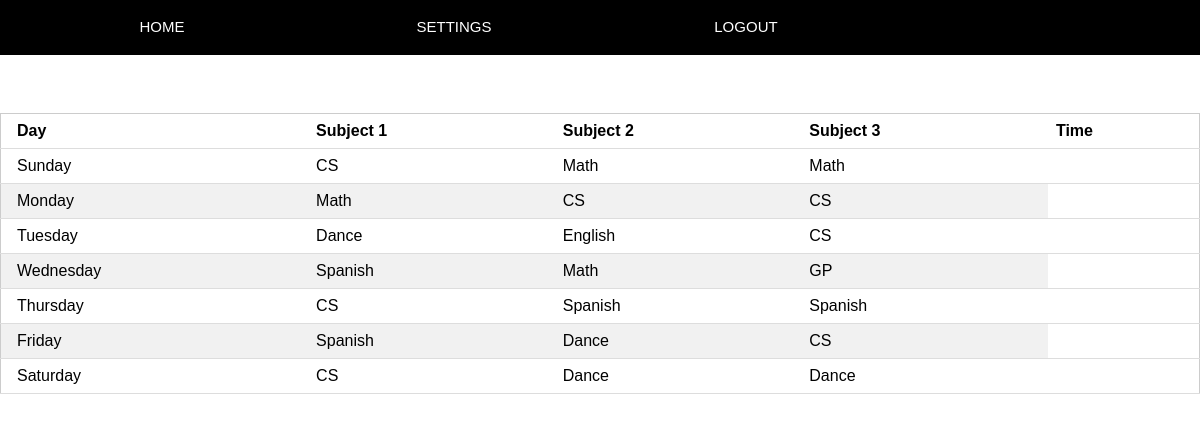
Page /home (signed in) on the committed database.
### models.py (models this page shows)
class Sunday(Base):
    __tablename__           = "Sunday"
    id           			= Column(Integer, primary_key=True)
    s1  	 			    = Column(String)
    s2  	 			    = Column(String)
    s3  	 			    = Column(String)

class Monday(Base):
    __tablename__           = "Monday"
    id           			= Column(Integer, primary_key=True)
    s1  	 			    = Column(String)
    s2  	 			    = Column(String)
    s3  	 			    = Column(String)

class Tuesday(Base):
    __tablename__           = "Tuesday"
    id           			= Column(Integer, primary_key=True)
    s1  	 			    = Column(String)
    s2  	 			    = Column(String)
    s3  	 			    = Column(String)

class Wednesday(Base):
    __tablename__           = "Wednesday"
    id           			= Column(Integer, primary_key=True)
    s1  	 			    = Column(String)
    s2  	 			    = Column(String)
    s3  	 			    = Column(String)

class Thursday(Base):
    __tablename__           = "Thursday"
    id           			= Column(Integer, primary_key=True)
    s1  	 			    = Column(String)
    s2  	 			    = Column(String)
    s3  	 			    = Column(String)

class Friday(Base):
    __tablename__           = "Friday"
    id           			= Column(Integer, primary_key=True)
    s1  	 			    = Column(String)
    s2  	 			    = Column(String)
    s3  	 			    = Column(String)

class Saturday(Base):
    __tablename__           = "Saturday"
    id           			= Column(Integer, primary_key=True)
    s1  	 			    = Column(String)
    s2  	 			    = Column(String)
    s3  	 			    = Column(String)

### app.py (the view)
@app.route("/home")
def home():
    user=get_user(login_session['name'])
    id_num = user.id
    sched = get_sched(id_num)
    user_sched = session.query(Sched).filter_by(id=id_num).first()
    return render_template("home.html", sched=sched, user_sched=user_sched)

### database.py (called while the page is built)
def get_user(username):
    return session.query(User).filter_by(username=username).first()

### templates/home.html (shortened to what this page needs)
<html>
  <head>
    <link rel=stylesheet type=text/css href="{{ url_for('static', filename='w3-style.css') }}">
  </head>
    <body>
        <div class="w3-top">
            <div class="w3-row w3-padding w3-black">
                <div class="w3-col s3">
                <a href="{{ url_for('home') }}" class="w3-button w3-block w3-black">HOME</a>
                </div>
                <div class="w3-col s3">
                <a href="{{ url_for('settings') }}" class="w3-button w3-block w3-black">SETTINGS</a>
                </div>
                <div class="w3-col s3">
                <a href="{{ url_for('logout') }}" class="w3-button w3-block w3-black">LOGOUT</a>
                </div>
            </div>
        </div>
        <br><br><br><br><br>
        <table class="w3-table-all">
            <thead>
                <tr>
                    <th>Day</th>
                    <th>Subject 1</th>
                    <th>Subject 2</th>
                    {% if user_sched.i == 3 %}
                    <th>Subject 3</th>
                    {% endif %}
                    <th>Time</th>
                </tr>
            </thead>
            {% for day in sched %}
            <tr>
                {% for subject in day %}
                <td> {{subject}} </td>
                {% endfor %}
            </tr>
            {% endfor %}
        </table>
    </body>
</html>

### static/w3-style.css (style rules this page uses)
html { box-sizing:border-box }
*,*:before,*:after { box-sizing:inherit }
html { -ms-text-size-adjust:100%;-webkit-text-size-adjust:100% }
body { margin:0 }
a { background-color:transparent }
html,body { font-family:Verdana,sans-serif;font-size:15px;line-height:1.5 }
html { overflow-x:hidden }
a { color:inherit }
.w3-table,.w3-table-all { border-collapse:collapse;border-spacing:0;width:100%;display:table }
.w3-table-all { border:1px solid #ccc }
.w3-bordered tr,.w3-table-all tr { border-bottom:1px solid #ddd }
.w3-table-all tr:nth-child(odd) { background-color:#fff }
.w3-table-all tr:nth-child(even) { background-color:#f1f1f1 }
.w3-table td,.w3-table th,.w3-table-all td,.w3-table-all th { padding:8px 8px;display:table-cell;text-align:left;vertical-align:top }
.w3-table th:first-child,.w3-table td:first-child,.w3-table-all th:first-child,.w3-table-all td:first-child { padding-left:16px }
.w3-btn,.w3-button { border:none;display:inline-block;padding:8px 16px;vertical-align:middle;overflow:hidden;text-decoration:none;color:inherit;background-color:inherit;text-align:center;cursor:pointer;white-space:nowrap }
.w3-btn,.w3-button { -webkit-touch-callout:none;-webkit-user-select:none;-khtml-user-select:none;-moz-user-select:none;-ms-user-select:none;user-select:none }
.w3-block { display:block;width:100% }
.w3-container:after,.w3-container:before,.w3-panel:after,.w3-panel:before,.w3-row:after,.w3-row:before,.w3-row-padding:after,.w3-row-padding:before, .w3-cell-row:before,.w3-cell-row:after,.w3-clear:after,.w3-clear:before,.w3-bar:before,.w3-bar:after { content:"";display:table;clear:both }
.w3-col,.w3-half,.w3-third,.w3-twothird,.w3-threequarter,.w3-quarter { float:left;width:100% }
.w3-col.s3 { width:24.99999% }
.w3-top,.w3-bottom { position:fixed;width:100%;z-index:1 }
.w3-top { top:0 }
.w3-padding { padding:8px 16px!important }
.w3-black,.w3-hover-black:hover { color:#fff!important;background-color:#000!important }
body, html { height: 100%; font-family: "Inconsolata", sans-serif; }

### rows in the picture
Sunday: day "Sunday", s1 "CS", s2 "Math", s3 "Math"
Monday: day "Monday", s1 "Math", s2 "CS", s3 "CS"
Tuesday: day "Tuesday", s1 "Dance", s2 "English", s3 "CS"
Wednesday: day "Wednesday", s1 "Spanish", s2 "Math", s3 "GP"
Thursday: day "Thursday", s1 "CS", s2 "Spanish", s3 "Spanish"
Friday: day "Friday", s1 "Spanish", s2 "Dance", s3 "CS"
Saturday: day "Saturday", s1 "CS", s2 "Dance", s3 "Dance"
